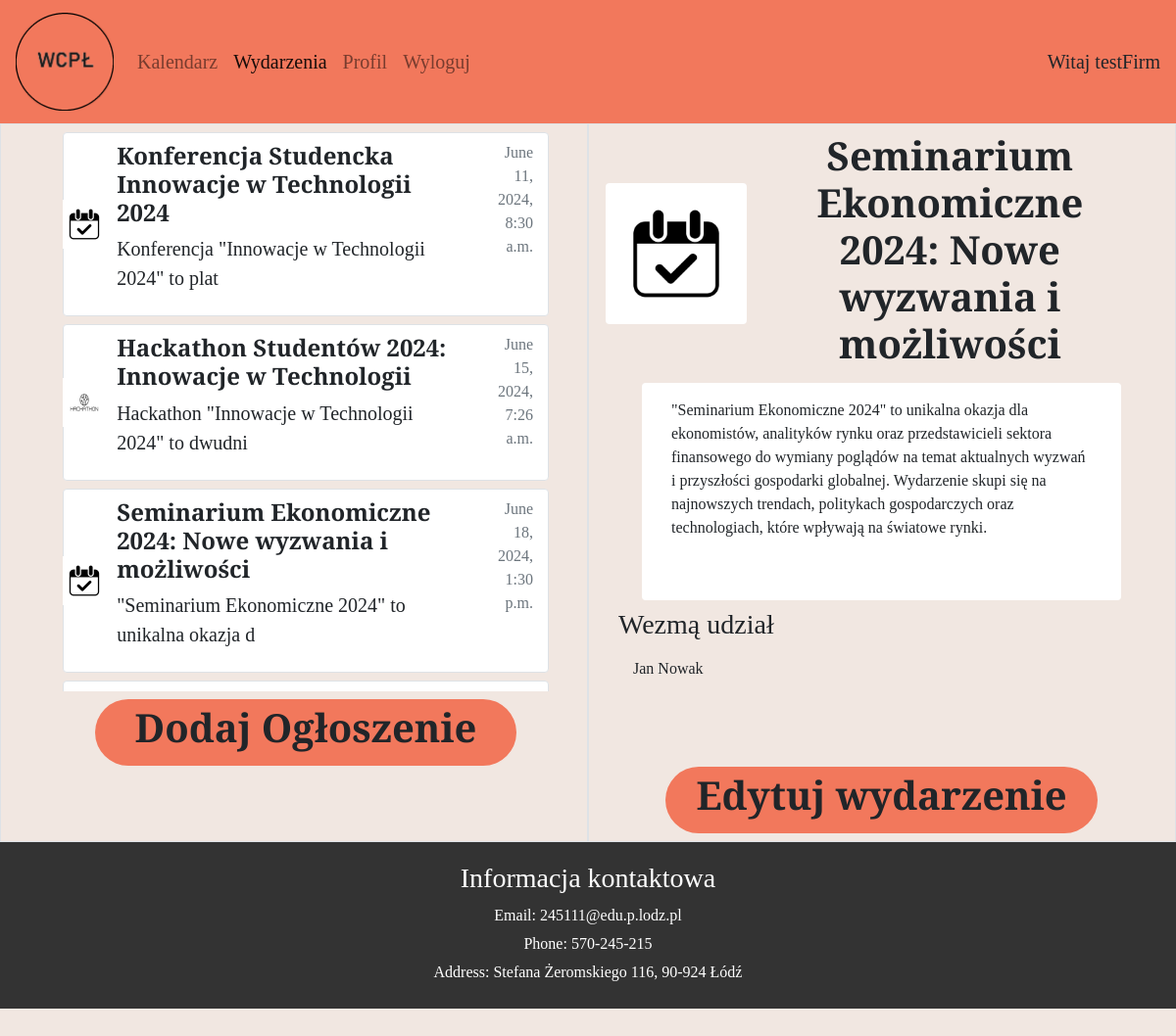
Page /events/26 (signed in) on the committed database.
### main/models.py (models this page shows, shortened)
class Event(models.Model):
    picture = models.ImageField(default='default.jpg', upload_to='event_pics')
    author = models.ForeignKey(User, on_delete=models.CASCADE)
    users = models.ManyToManyField(User, related_name="users_list", blank=True)
    addDate = models.DateTimeField(default=timezone.now)
    startDate = models.DateTimeField(default=timezone.now)
    endDate = models.DateTimeField(default=timezone.now)
    title = models.CharField(max_length=100)
    description = models.CharField(max_length=620)
    accepted = models.IntegerField(default=0)
    class Meta:
        ordering = ['startDate']

class Profile(models.Model):
    USER_TYPE_CHOICES = (
        ('student', 'Student'),
        ('firm', 'Firm'),
    )
    user = models.OneToOneField(User, on_delete=models.CASCADE)
    user_type = models.CharField(max_length=10, choices=USER_TYPE_CHOICES, default='student')
    picture = models.ImageField(default='user_icon.png', upload_to='profile_pictures')
    phone_number = models.CharField(max_length=20, null=True, blank=True)
    faculty = models.CharField(max_length=40, null=True, blank=True)
    course = models.CharField(max_length=50, null=True, blank=True)
    semester = models.IntegerField(null=True, validators=[MinValueValidator(1), MaxValueValidator(7)], blank=True)
    nameFirm = models.CharField(max_length=50, default='Nokia', null=True, blank=True)
    website = models.CharField(max_length=100, default='https://www.nokia.com/', null=True, blank=True)
    bio = models.TextField(blank=True)

### main/views.py (the view)
# urls.py: path('events/<int:id>', views.eventsInfo, name='events-info'),
@login_required
def eventsInfo(request, id):
    currentEvent = get_object_or_404(Event, id=id)
    currentUser = request.user
    profiles = []
    for user in currentEvent.users.all():
        profile = Profile.objects.get(user=user)
        profiles.append(profile)
    isFound = False
    for user in currentEvent.users.all():
        if user.username == currentUser.username:
            isFound = True
    if request.method == 'POST':
        form = ParticipationForm(request.POST)
        if currentUser.username != 'admin':
            if isFound:
                currentEvent.users.remove(currentUser)
            else:
                currentEvent.users.add(currentUser)
            currentEvent.save()
        return redirect('events-info', id=id)
    else:
        form = ParticipationForm()
    context = {
        'events': Event.objects.all(),
        'currentEvent': currentEvent,
        'currentUser': currentUser,
        'profiles': profiles,
        'ifParticipates': isFound,
        'errorsCode': 0,
        'form': form
    }
    return render(request, "main/events_info.html", context)

### main/templates/main/events_info.html (shortened to what this page needs)
{% extends "main/events_search.html" %}
{% load static %}
{% block event %}
<div class="row px-1 justify-content-center align-items-center" style="min-height: 180px;">
    <div class="col-md-3 col-sm-12">
        <div class="d-flex justify-content-center align-items-center">
            <img class="rounded" src="{{ currentEvent.picture.url }}" alt="event-icon" style="width: 144px;height: 144px;">
        </div>
    </div>
    <div class="col-md-9 col-sm-12">
        <div class="container text-center">
            <h1 class="fw-bold">{{ currentEvent.title }}</h1>
        </div>
    </div>
</div>
<div class="row mx-4 my-2 py-3 rounded bg-white" style="min-height: 222px;">
    <div class="col-md-12">
        <div class="container">
            {{ currentEvent.description }}
        </div>
    </div>
</div>
<h3>Wezmą udział</h3>
<div class="container">
    <ul class="navbar-nav mr-auto">
        <li class="nav-item">
            <div class="row" style="min-height: 120px;">
                {% for profile in profiles|slice:":12" %}
                <div class="col-md-3">
                    <a class="nav-link" href="{% url 'profile-home'  profile.user.username %}" style="color: inherit;">
                        {% if profile.user_type == 'student' %}
                        {{ profile.user.first_name }} {{ profile.user.last_name }}
                        {% else %}
                        {{ profile.nameFirm }}
                        {% endif %}
                    </a>
                </div>
                {% endfor %}
            </div>
        </li>
    </ul>
</div>
<div class="row px-5">
    {% if currentEvent.author == currentUser %}
    <div class="container">
        <a class="col-md-12 btn pt-1 rounded-pill text-center" href="{% url 'events-edit' currentEvent.id errorsCode %}" style="background-color: #F2785C">
            <h1 class="fw-bold">Edytuj wydarzenie</h1>
        </a>
    </div>
    {% endif %}
</div>
{% endblock event %}

### main/templates/main/events_search.html (shortened to what this page needs)
{% extends "main/base.html" %}
{% load static %}
{% block events_activate %}
active
{% endblock events_activate %}
{% block content %}
<div class="container-fluid" style="background-color: #F1E7E1; font-family:Bree Serif">
    <div class="row">
        <div class="col-md-6 col-sm-12 py-2 ps-5 pe-4 border">
            <div class="container mb-2">
                <div class="container-fluid" style="height: 571px; max-height: 571px; overflow-y: scroll;">
                    {% for event in events %}
                    {% if event.accepted %}
                    <div class="row rounded border border-5 mb-2 bg-white">
                        <div class="col-md-1">
                            <div class="d-flex justify-content-center align-items-center" style="height: 100%;width: 100%;">
                                <img class="rounded" src="{{ event.picture.url }}" alt="event-icon" style="width: 50px; height: 50px;">
                            </div>
                        </div>
                        <a class="col-md-9 btn pt-2 text-start" href="{% url 'events-info' event.id %}">
                            <h4 class="fw-bold">{{ event.title }}</h4>
                            <p class="fs-5">{{ event.description|slice:":50" }}</p>
                        </a>
                        <div class="col-md-2 text-end pt-2 text-muted">
                            {{ event.startDate }}
                        </div>
                    </div>
                    {% endif %}
                    {% endfor %}
                </div>
                <div class="row px-5 mt-2">
                    <a class="col-md-12 btn pt-1 rounded-pill text-center" href="{% url 'events-add' errors=errorsCode %}" style="background-color: #F2785C">
                        <h1 class="fw-bold">Dodaj Ogłoszenie</h1>
                    </a>
                </div>
            </div>
        </div>
        <div class="col-md-6 col-sm-12 py-2 pe-3 border">
            <div class="container">
                {% block event %}{% endblock %}
            </div>
        </div>
    </div>
</div>
{% endblock content %}

### main/templates/main/base.html (shortened to what this page needs)
{% load static %}
<!DOCTYPE html>
<html>
    <head>
        <link rel="stylesheet" href="{% static 'main/main.css' %}">
        <link href="https://cdn.jsdelivr.net/npm/bootstrap@5.0.2/dist/css/bootstrap.min.css" rel="stylesheet">
        <link rel="stylesheet" href="https://stackpath.bootstrapcdn.com/bootstrap/4.5.2/css/bootstrap.min.css">
        <link rel="stylesheet" href="https://cdn.jsdelivr.net/npm/bootstrap-icons@1.11.3/font/bootstrap-icons.min.css">
    </head>
    <body style="background-color: #F1E7E1; font-family:Bree Serif">
        <nav class="navbar navbar-expand-lg navbar-light">
            <a class="navbar-brand" href="#">
                <img src="{% static 'main/logo.png' %}" alt="logo" style="width: 100px;height: 100px;">
            </a>
            <div class="collapse navbar-collapse" id="navbarSupportedContent">
              <ul class="navbar-nav mr-auto">
                {% if user.is_authenticated %}
                <li class="nav-item">
                  <a class="nav-link {% block calendar_activate %}{% endblock %}" href="{% url 'calendar' %}">Kalendarz</a>
                </li>
                <li class="nav-item">
                  <a class="nav-link {% block events_activate %}{% endblock %}" href="{% url 'events-search' %}">Wydarzenia</a>
                </li>
                <li class="nav-item">
                    <a class="nav-link {% block profile_activate %}{% endblock %}" href="{% url 'profile-home' user.username %}">Profil</a>
                </li>
                <li class="nav-item">
                    <a class="nav-link" href="{% url 'logout' %}">Wyloguj</a>
                </li>
                {% endif %}
              </ul>
              {% if user.is_authenticated %}
              <span class="span-text">
                Witaj {{ user.username }}
              </span>
              {% endif %}
            </div>
        </nav>
        {% block content %}{% endblock %}
    </body>
    <footer>
        <div class="footer-container">
            <div class="contact-info">
                <h3>Informacja kontaktowa</h3>
                <p>Email: 245111@edu.p.lodz.pl</p>
                <p>Phone: 570-245-215</p>
                <p>Address:  Stefana Żeromskiego 116, 90-924 Łódź</p>
            </div>
        </div>
    </footer>
</html>

### main/static/main/main.css (style rules this page uses)
body { background-color: #F1E7E1; overflow-x: hidden; font-family: "Bree Serif"; font-size: 20px; margin: 0; }
.navbar { background-color: #F2785C; font-size: 20px; }
footer { background-color: #333; color: #fff; padding: 20px; width: 100%; bottom: 0; }
.footer-container { margin: 0 auto; }
.contact-info { text-align: center; }
.contact-info h3 { margin-bottom: 10px; }
.contact-info p { margin: 5px 0; }

### rows in the picture
Event: picture (placeholder picture), title "Konferencja Studencka Innowacje w Technologii 2024", description "Konferencja \"Innowacje w Technologii 2024\" to plat", startDate "June 11, 2024, 8:30 a.m."
Event: picture (picture), title "Hackathon Studentów 2024: Innowacje w Technologii", description "Hackathon \"Innowacje w Technologii 2024\" to dwudni", startDate "June 15, 2024, 7:26 a.m."
Event: picture (placeholder picture), title "Seminarium Ekonomiczne 2024: Nowe wyzwania i możliwości", description "\"Seminarium Ekonomiczne 2024\" to unikalna okazja d", startDate "June 18, 2024, 1:30 p.m.", description "\"Seminarium Ekonomiczne 2024\" to unikalna okazja dla ekonomistów, analityków rynku oraz przedstawicieli sektora finansowego do wymiany poglądów na temat aktualnych wyzwań i przyszłości gospodarki globalnej. Wydarzenie skupi się na najnowszych trendach, politykach gospodarczych oraz technologiach, które wpływają na światowe rynki."
Profile: user.first_name "Jan", user.last_name "Nowak"

### other values in the picture
{{ user.username }} "testFirm"
